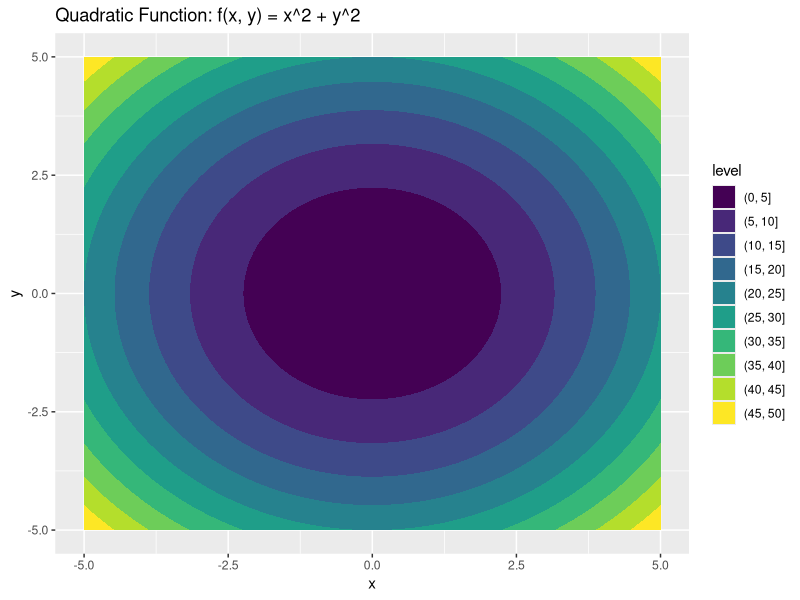
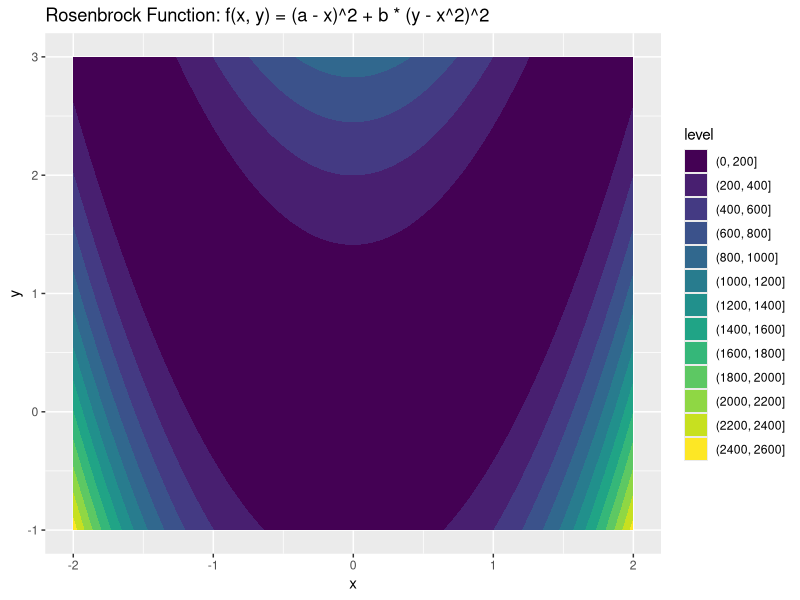
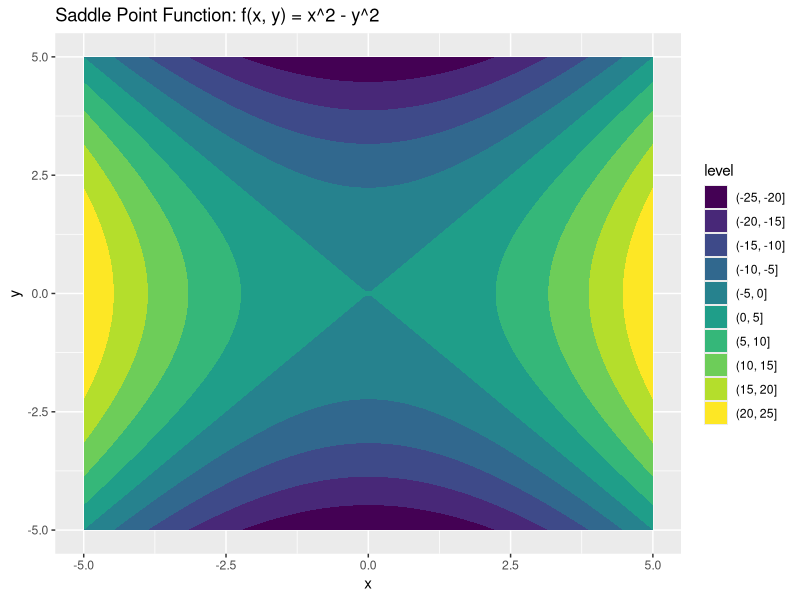

Source code (R) for these figures, in order:
## ---- chunk 1

                x <- seq(-5, 5, length.out = 100)
                y <- seq(-5, 5, length.out = 100)
                grid <- expand.grid(x = x, y = y)
                grid$z <- grid$x^2 + grid$y^2

                library(ggplot2)
                ggplot(grid, aes(x = x, y = y, z = z)) +
                  geom_contour_filled() +
                  labs(title = "Quadratic Function: f(x, y) = x^2 + y^2")

## ---- chunk 2
                    
               a <- 1
               b <- 100
               x <- seq(-2, 2, length.out = 100)
               y <- seq(-1, 3, length.out = 100)
               grid <- expand.grid(x = x, y = y)
               grid$z <- (a - grid$x)^2 + b * (grid$y - grid$x^2)^2

               ggplot(grid, aes(x = x, y = y, z = z)) +
               geom_contour_filled() +
               labs(title = "Rosenbrock Function: f(x, y) = (a - x)^2 + b * (y - x^2)^2")

## ---- chunk 3
            x <- seq(-5, 5, length.out = 100)
            y <- seq(-5, 5, length.out = 100)
            grid <- expand.grid(x = x, y = y)
            grid$z <- grid$x^2 - grid$y^2

            ggplot(grid, aes(x = x, y = y, z = z)) +
              geom_contour_filled() +
              labs(title = "Saddle Point Function: f(x, y) = x^2 - y^2")

